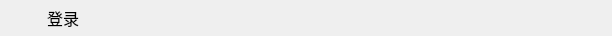
<?xml version="1.0" encoding="UTF-8"?>
<ui version="4.0">
 <class>LoginTitleClass</class>
 <widget class="QWidget" name="LoginTitleClass">
  <property name="geometry">
   <rect>
    <x>0</x>
    <y>0</y>
    <width>612</width>
    <height>36</height>
   </rect>
  </property>
  <property name="windowTitle">
   <string>LoginTitle</string>
  </property>
  <property name="styleSheet">
   <string notr="true"/>
  </property>
  <layout class="QHBoxLayout" name="horizontalLayout_2">
   <property name="topMargin">
    <number>0</number>
   </property>
   <property name="rightMargin">
    <number>3</number>
   </property>
   <property name="bottomMargin">
    <number>0</number>
   </property>
   <item>
    <widget class="QLabel" name="label">
     <property name="minimumSize">
      <size>
       <width>30</width>
       <height>30</height>
      </size>
     </property>
     <property name="maximumSize">
      <size>
       <width>30</width>
       <height>30</height>
      </size>
     </property>
     <property name="styleSheet">
      <string notr="true"/>
     </property>
     <property name="text">
      <string/>
     </property>
     <property name="pixmap">
      <pixmap resource="res.qrc">:/img/cloud.png</pixmap>
     </property>
     <property name="scaledContents">
      <bool>true</bool>
     </property>
    </widget>
   </item>
   <item>
    <widget class="QLabel" name="label_2">
     <property name="font">
      <font>
       <family>微软雅黑</family>
       <pointsize>12</pointsize>
       <bold>false</bold>
      </font>
     </property>
     <property name="styleSheet">
      <string notr="true">color: black;</string>
     </property>
     <property name="text">
      <string>登录</string>
     </property>
    </widget>
   </item>
   <item>
    <spacer name="horizontalSpacer">
     <property name="orientation">
      <enum>Qt::Horizontal</enum>
     </property>
     <property name="sizeHint" stdset="0">
      <size>
       <width>297</width>
       <height>20</height>
      </size>
     </property>
    </spacer>
   </item>
   <item>
    <layout class="QHBoxLayout" name="horizontalLayout">
     <property name="spacing">
      <number>0</number>
     </property>
     <item>
      <widget class="QToolButton" name="btnConfig">
       <property name="minimumSize">
        <size>
         <width>30</width>
         <height>30</height>
        </size>
       </property>
       <property name="maximumSize">
        <size>
         <width>30</width>
         <height>30</height>
        </size>
       </property>
       <property name="toolTip">
        <string>服务器设置</string>
       </property>
       <property name="toolTipDuration">
        <number>-2</number>
       </property>
       <property name="styleSheet">
        <string notr="true"/>
       </property>
       <property name="text">
        <string/>
       </property>
       <property name="icon">
        <iconset resource="res.qrc">
         <normaloff>:/img/gear.png</normaloff>:/img/gear.png</iconset>
       </property>
       <property name="iconSize">
        <size>
         <width>22</width>
         <height>22</height>
        </size>
       </property>
       <property name="autoRaise">
        <bool>true</bool>
       </property>
      </widget>
     </item>
     <item>
      <widget class="QToolButton" name="btnMin">
       <property name="minimumSize">
        <size>
         <width>30</width>
         <height>30</height>
        </size>
       </property>
       <property name="maximumSize">
        <size>
         <width>30</width>
         <height>30</height>
        </size>
       </property>
       <property name="styleSheet">
        <string notr="true"/>
       </property>
       <property name="text">
        <string/>
       </property>
       <property name="icon">
        <iconset resource="res.qrc">
         <normaloff>:/img/minus (2).png</normaloff>:/img/minus (2).png</iconset>
       </property>
       <property name="iconSize">
        <size>
         <width>20</width>
         <height>20</height>
        </size>
       </property>
       <property name="autoRaise">
        <bool>true</bool>
       </property>
      </widget>
     </item>
     <item>
      <widget class="QToolButton" name="btnClose">
       <property name="minimumSize">
        <size>
         <width>30</width>
         <height>30</height>
        </size>
       </property>
       <property name="maximumSize">
        <size>
         <width>30</width>
         <height>30</height>
        </size>
       </property>
       <property name="styleSheet">
        <string notr="true">QToolButton:hover
{
		background-color: rgb(255, 0, 0);	
}
</string>
       </property>
       <property name="text">
        <string/>
       </property>
       <property name="icon">
        <iconset resource="res.qrc">
         <normaloff>:/img/close.png</normaloff>:/img/close.png</iconset>
       </property>
       <property name="iconSize">
        <size>
         <width>20</width>
         <height>20</height>
        </size>
       </property>
       <property name="autoRaise">
        <bool>true</bool>
       </property>
      </widget>
     </item>
    </layout>
   </item>
  </layout>
 </widget>
 <layoutdefault spacing="6" margin="11"/>
 <resources>
  <include location="res.qrc"/>
 </resources>
 <connections/>
</ui>
